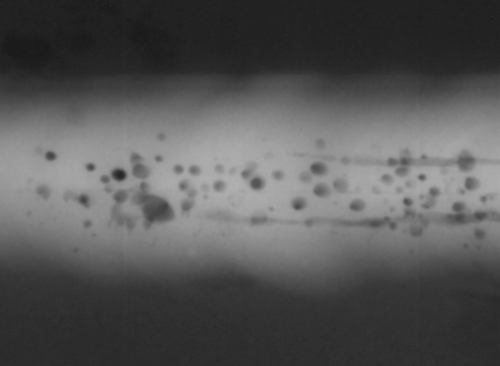
%> input picture ImagesAndData/testimg7.bmp, 500 x 366 px
$ octave Bex_slidingwindows.m   (GNU Octave 9; MATLAB toolbox functions it lacks are replaced by stand-ins)
%> lines starting %> are read from the running program, lines starting %| are printed output that depends on the picture; in (x1, y1, x2, y2) boxes, pixels count from 0 and x2, y2 are one past the last pixel; in counts of white or black regions, pixels touching at a corner belong together; the program's own positions count from 1
### FeatureExtraction/Bfx_randomsliwin.m
% [X,d,Xn,x] = Bfx_randomsliwin(I,J,options)
%
% Toolbox: Balu
%
%    Feature extraction of random sliding windows.
%    This program select automatically detection windows sized mxm
%    with label '1' and lable '0'. For each window
%    Balu intensity features are extracted.
%
%    Input:
%    I             original image (more than one channel is allowed)
%    J             ideal segmentation
%    options.opf   feature extraction options (see example)
%    options.selec selected features, selec = 0 means all features
%    options.m     sliding window size in pixels (mxm)
%    options.n0    number of '0' windows
%    options.n1    number of '1' windows
%    options.ROI   region of interest where the windows are extracted
%    options.th0   if the number of '1' in detection window/m^2 < th0 a '0'
%                  sample is selected
%    options.th1   if the number of '1' in detection window/m^2 >=th1 a '1'
%                  sample is selected
%    options.show  display detected windows
%
%    Output:
%    X     feature values
%    Xn    feature names
%    d     ideal classification (0 or 1) of each sample
%    x     ceter of mass (j,i) of each patch
%
%    Example:
%      I1                 = imread('testimg7.bmp');  % grayvalue image
%      [I_on,I2]          = Bim_cssalient(I1,1,0);   % saliency map
%      I(:,:,1)           = I1;                      % channel 1
%      I(:,:,2)           = I2;                      % cahnnel 2
%      J                  = imread('testimg8.bmp');  % ideal segmentation
%      bf(1).name         = 'lbp';                   % definition of
%      bf(1).options.show = 0;                       % first features
%      bf(1).options.vdiv = 1;
%      bf(1).options.hdiv = 1;
%      bf(2).name         = 'basicint';              % definition of
%      bf(2).options.show = 0;                       % second features
%      bf(2).options.mask = 5;
%      opf.b              = bf;
%      opf.colstr         = 'gs';                    % chn 1,2 are gray,sal
%      options.opf        = opf;
%      options.selec      = 0;                       % all features
%      options.m          = 24;                      % size of a window mxm
%      options.n0         = 100;                     % number of 0 windows
%      options.n1         = 100;                     % number of 1 windows
%      options.th0        = 0.02;                    % threshold for 0
%      options.th1        = 0.02;                    % threshold for 1
%      options.show       = 1;
%      [X,d,Xn]           = Bfx_randomsliwin(I,J,options);
%
%  See also Bim_segsliwin.
%
% (c) D.Mery, PUC-DCC, 2011
% http://dmery.ing.puc.cl

function [X,d,Xn,x] = Bfx_randomsliwin(I,J,options)

warning off

opf   = options.opf;
% selec = options.selec;
m     = options.m;     % size of a window mxm
n0    = options.n0;
n1    = options.n1;
th0   = options.th0;
th1   = options.th1;
show  = options.show;
if isfield(options,'win');
    win   = options.win;
else
    win   = 30;
end

if isfield(options,'roi');
    ROI   = options.roi;
else
    ROI = ones(size(I));
end

if isfield(options,'selec');
    selec  = options.selec;
else
    selec = 0;
end


[N,M]=size(I(:,:,1));

if show==1
    close all
    figure(1)
    imshow(I(:,:,1),[]);title('Original');
    pause(10)
    hold on
    %figure(2)
    %imshow(J);title('Real Defects');
    %figure(1)
end


m1  = m-1;
md  = (m1-1)/2;
m2  = m*m;
R   = ones(m,m);

if show~=-1
    ff = Bio_statusbar('Extracting patches');
end

ft   = Bfx_int(I(1:win,1:win),opf);
nf   = size(ft,2);

% f   = [];
% x   = [];
nn = n0+n1;
f = zeros(nn,nf);
x = zeros(nn,2);
d = [zeros(n0,1); ones(n1,1)];

k = 0;


if n0>0
    % Extracting features for '0' detection windows
    if show==1
        disp('Extracting features for 0 detection windows...');
    end
    i   = 0;
    while i<n0
        i1 = fix(rand*(N-m1))+1;
        j1 = fix(rand*(M-m1))+1;
        rj = sum2(ROI(i1:i1+m1,j1:j1+m1))/m2;
        if rj>0.90
            wj = J(i1:i1+m1,j1:j1+m1);
            t = sum(wj(:))/m2;
            if t<th0
                wij  = I(i1:i1+m1,j1:j1+m1,:);
                [ft,fn]   = Bfx_int(wij,R,opf);
                % f = [f;ft 0];
                % x = [x;j1+md i1+md];
                k = k+1;
                f(k,:) = ft;
                x(k,:) = [j1+md i1+md];
                i = i+1;
                if show~=-1
                    ff = Bio_statusbar(k/nn,ff);
                end
                if show==1
                    % fprintf('0: %d/%d\n',i,n0);
                    plot([j1 j1 j1+m1 j1+m1 j1],[i1 i1+m1 i1+m1 i1 i1],'g')
                    drawnow
                end
            end
        end
    end
end

if n1>0
    % Extracting features for '1' detection windows
    if show==1
        disp('Extracting features for 1 detection windows...');
    end
    i = 0;
    while i<n1
        i1 = fix(rand*(N-m1))+1;
        j1 = fix(rand*(M-m1))+1;
        rj = sum2(ROI(i1:i1+m1,j1:j1+m1))/m2;
        if rj>0.95
            wj = J(i1:i1+m1,j1:j1+m1);
            t = sum(wj(:))/m2;
            if t>=th1
                wij     = I(i1:i1+m1,j1:j1+m1,:);
                [ft,fn] = Bfx_int(wij,R,opf);
                % f       = [f;ft 1];
                % x       = [x;j1+md i1+md];
                k = k+1;
                f(k,:) = ft;
                x(k,:) = [j1+md i1+md];
                i       = i+1;
                if show~=-1
                    ff = Bio_statusbar(k/nn,ff);
                end

                if show==1
                    % fprintf('1: %d/%d\n',i,n1);
                    plot([j1 j1 j1+m1 j1+m1 j1],[i1 i1+m1 i1+m1 i1 i1],'r')
                    drawnow
                end
            end
        end
    end
end
if sum(selec)==0
    X  = f;
    Xn = fn;
else
    X  = f(:,selec);
    Xn = fn(selec,:);
end
if show~=-1
    delete(ff);
end

### InputOutput/Bio_statusbar.m
%Display a status/progress bar and inform about the elapsed
%as well as the remaining time (linear estimation).
%
%Synopsis:
%
%  f = Bio_statusbar
%      Get all status/progress bar handles.
%
%  f = Bio_statusbar(title)
%      Create a new status/progress bar. If title is an empty
%      string, the default 'Progress ...' will be used.
%
%  f = Bio_statusbar(title,f)
%      Reset an existing status/progress bar or create a new
%      if the handle became invalid.
%
%  f = Bio_statusbar(done,f)
%      For 0 < done < 1, update the progress bar and the elap-
%      sed time. Estimate the remaining time until completion.
%      On user abort, return an empty handle.
%
%  v = Bio_statusbar('on')
%  v = Bio_statusbar('off')
%      Set default visibility for new statusbars and return
%      the previous setting.
%
%  v = Bio_statusbar('on',f)
%  v = Bio_statusbar('off',f)
%      Show or hide an existing statusbar and return the last
%      visibility setting.
%
%  delete(Bio_statusbar)
%      Remove all status/progress bars.
%
%  drawnow
%      Refresh all GUI windows.
%
% Example:
%     f=Bio_statusbar('Wait some seconds ...');
%     for p=0:0.01:1
%        pause(0.2);
%        if isempty(Bio_statusbar(p,f))
%           break;
%        end
%     end
%     if ishandle(f)
%        delete(f);
%     end
%
% Copyright (c) 2004, Marcel Leutenegger
% All rights reserved.
%
% Redistribution and use in source and binary forms, with or without
% modification, are permitted provided that the following conditions are
% met:
%
%     * Redistributions of source code must retain the above copyright
%       notice, this list of conditions and the following disclaimer.
%     * Redistributions in binary form must reproduce the above copyright
%       notice, this list of conditions and the following disclaimer in
%       the documentation and/or other materials provided with the distribution
%     * Neither the name of the Ecole Polytechnique F??d??rale de Lausanne,
%       Laboratoire d'Optique Biom??dicale nor the names
%       of its contributors may be used to endorse or promote products derived
%       from this software without specific prior written permission.
%
% THIS SOFTWARE IS PROVIDED BY THE COPYRIGHT HOLDERS AND CONTRIBUTORS "AS IS"
% AND ANY EXPRESS OR IMPLIED WARRANTIES, INCLUDING, BUT NOT LIMITED TO, THE
% IMPLIED WARRANTIES OF MERCHANTABILITY AND FITNESS FOR A PARTICULAR PURPOSE
% ARE DISCLAIMED. IN NO EVENT SHALL THE COPYRIGHT OWNER OR CONTRIBUTORS BE
% LIABLE FOR ANY DIRECT, INDIRECT, INCIDENTAL, SPECIAL, EXEMPLARY, OR
% CONSEQUENTIAL DAMAGES (INCLUDING, BUT NOT LIMITED TO, PROCUREMENT OF
% SUBSTITUTE GOODS OR SERVICES; LOSS OF USE, DATA, OR PROFITS; OR BUSINESS
% INTERRUPTION) HOWEVER CAUSED AND ON ANY THEORY OF LIABILITY, WHETHER IN
% CONTRACT, STRICT LIABILITY, OR TORT (INCLUDING NEGLIGENCE OR OTHERWISE)
% ARISING IN ANY WAY OUT OF THE USE OF THIS SOFTWARE, EVEN IF ADVISED OF THE
% POSSIBILITY OF SUCH DAMAGE.

function f=Bio_statusbar(p,f)
persistent visible;
%vr2014b = strcmp(version('-release'),'2014b');
vr_new  = versionyear()>=2014;

if nargin < nargout           % get handles
    o='ShowHiddenHandles';
    t=get(0,o);
    set(0,o,'on');
    f=findobj(get(0,'Children'),'flat','Tag','StatusBar');
    set(0,o,t);
    return;
end
curtime=86400*now;
if vr_new
    tt = nargin == 2 && isa(check(f),'matlab.ui.Figure');
else
    tt = nargin == 2 && check(f);
end
if nargin & ischar(p)
    if isequal(p,'on') | isequal(p,'off')
        if nargin == 2
            if check(f)             % show/hide
                v=get(f,'Visible');
                set(f,'Visible',p);
            end
        else
            v=visible;
            visible=p;              % default
            if ~strcmp(v,'off')
                v='on';
            end
        end
        if nargout
            f=v;
        end
    else
        if nargin == 2 & check(f)  % reset
            modify(f,'Line','XData',[4 4 4]);
            modify(f,'Rect','Position',[4 54 0.1 22]);
            modify(f,'Done','String','0');
            modify(f,'Time','String','0:00:00');
            modify(f,'Task','String','0:00:00');
        else
            f=create(visible);      % create
        end
        if p
            set(f,'Name',p);
        end
        set(f,'CloseRequestFcn','set(gcbo,''UserData'',-abs(get(gcbo,''UserData'')));','UserData',[curtime curtime 0]);
    end
    drawnow;
elseif tt % update
    t=get(f,'UserData');
    if any(t < 0)              % confirm
        if p >= 1 | isequal(questdlg({'Are you sure to stop the execution now?',''},'Abort requested','Stop','Resume','Resume'),'Stop')
            delete(f);
            f=[];                % interrupt
            return;
        end
        t=abs(t);
        set(f,'UserData',t);    % continue
    end
    p=min(1,max([0 p]));
    %
    % Refresh display if
    %
    %  1. still computing
    %  2. computation just finished
    %    or
    %     more than a second passed since last refresh
    %    or
    %     more than 0.4% computed since last refresh
    %
    if any(t) & (p >= 1 | curtime-t(2) > 1 | p-t(3) > 0.004)
        set(f,'UserData',[t(1) curtime p]);
        t=round(curtime-t(1));
        h=floor(t/60);
        modify(f,'Line','XData',[4 4+248*p 4+248*p]);
        modify(f,'Rect','Position',[4 54 max(0.1,248*p) 22]);
        modify(f,'Done','String',sprintf('%u',floor(p*100+0.5)));
        modify(f,'Time','String',sprintf('%u:%02u:%02u',[floor(h/60);mod(h,60);mod(t,60)]));
        if p > 0.05 | t > 60
            t=ceil(t/p-t);
            if t < 1e7
                h=floor(t/60);
                modify(f,'Task','String',sprintf('%u:%02u:%02u',[floor(h/60);mod(h,60);mod(t,60)]));
            end
        end
        if p == 1
            set(f,'CloseRequestFcn','delete(gcbo);','UserData',[]);
        end
        drawnow;
    end
end
if ~nargout
    clear;
end


%Check if a given handle is a progress bar.
%
% [18 lines left out: function check, not called in this run]

%Create the progress bar.
%
% [33 lines left out: function create, not called in this run]


%Modify an object property.
%
function modify(f,t,p,v)
set(findobj(f,'Tag',t),p,v);

function y = versionyear()
st = version('-release');
y  = str2num(st(1:4)); %#ok<ST2NM>

### Examples/Bex_slidingwindows.m
%
% Toolbox: Balu
%    Example: Welding defect detection using Sliding Windows
%
% (c) GRIMA-DCCUC, 2011
% http://grima.ing.puc.cl


% Feature Extraction
I                = imread('testimg7.bmp'); % grayvalue image
%> I is the input picture: size 366x500 uint8; min 18, max 178, mean 86.3
J                = imread('testimg8.bmp'); % ideal segmentation
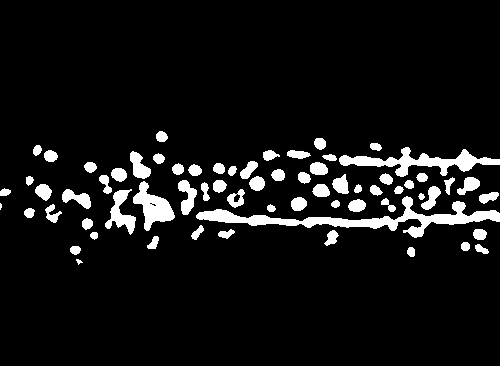
%> input picture ImagesAndData/testimg8.bmp, 500 x 366 px
%> J: size 366x500 logical; 7.7% white; 67 white regions (1 under 20 px), largest, box (x1, y1, x2, y2) and area: (196, 196, 500, 238) 3028, (339, 147, 500, 177) 1676, (133, 181, 175, 231) 952
I1               = I(:,1:250);
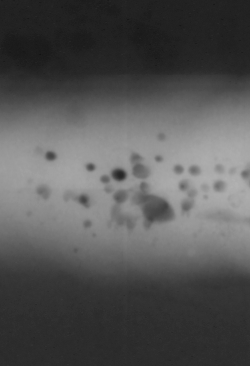
%> I1: size 366x250 uint8; min 18, max 178, mean 84.9
J1               = J(:,1:250);
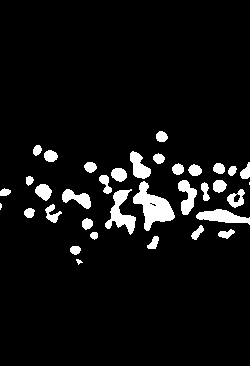
%> J1: size 366x250 logical; 6.5% white; 35 white regions (2 under 20 px), largest, box (x1, y1, x2, y2) and area: (133, 181, 175, 231) 952, (105, 189, 136, 235) 603, (196, 209, 250, 225) 488
bf.name          = 'lbp';                  % definition of
bf.options.show  = 0;                      % LBP features
bf.options.vdiv  = 1;
bf.options.hdiv  = 1;
opf.b            = bf;
opf.colstr       = 'g';                    % image is grayvalue
options.opf      = opf;
options.selec    = 0;                      % all features
options.m        = 24;                     % size of a window mxm
options.n0       = 100;                    % number of 0 windows
options.n1       = 100;                    % number of 1 windows
options.th0      = 0.02;                   % threshold for 0
options.th1      = 0.02;                   % threshold for 1
options.show     = 1;
[X,d,Xn]         = Bfx_randomsliwin(I1,J1,options);
%> in Bfx_randomsliwin, `[N,M]=size(I(:,:,1));`: N = 366; M = 250
%> the run ends on the next line
